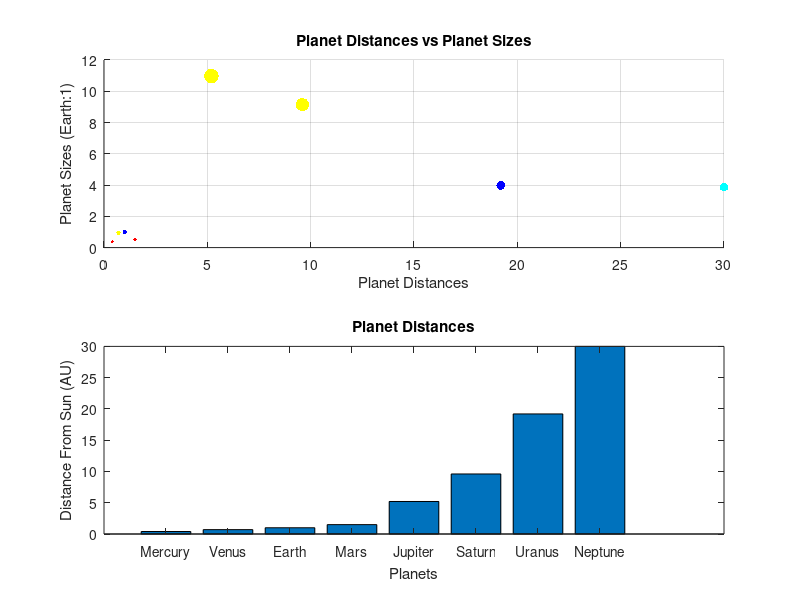

This chart was generated by the following MATLAB code:
% Author Name: [Matthew Bogush]
% Email: [bogush26@rowan.edu]
% Course: MATLAB Programming - Fall 2024
% Assignment: Assignment 2
% Task: [Solar System Visualization]
% Date: [10/11/24]

%Create two vectors for planet distances and relative sizes to Earth
planet_distances = [0.4, 0.7, 1.0, 1.5, 5.2, 9.6, 19.2, 30.0, ];
planet_sizes = [.3829, 0.9497, 1, 0.532, 10.973, 9.1397, 3.9806, 3.8644];

%Set colors for planets for the scatterplot
map = [1 0 0
    1 1 0
    0 0 1
    1 0 0 
    1 1 0
    1 1 0
    0 0 1
    0 1 1];
c = 1:8;

%Create scatterplot for planet distances and sizes
subplot(2, 1, 1);
scatter(planet_distances, planet_sizes, 10*planet_sizes, c, 'filled');
colormap(gca, map)
%Add labels
title('Planet Distances vs Planet Sizes');
xlabel('Planet Distances');
ylabel('Planet Sizes (Earth:1)');
grid on;

%Create a second plot with a bar graph of planet distances with their names
subplot(2, 1, 2);
categories = {'Mercury', 'Venus', 'Earth', 'Mars', 'Jupiter', 'Saturn', 'Uranus', 'Neptune'};
bar(planet_distances);
set(gca, 'xticklabel', categories);
title('Planet Distances');
xlabel('Planets');
ylabel('Distance From Sun (AU)');

%Save image as a file named solar_system_visualization.png
saveas(gcf, 'solar_system_visualization.png');
